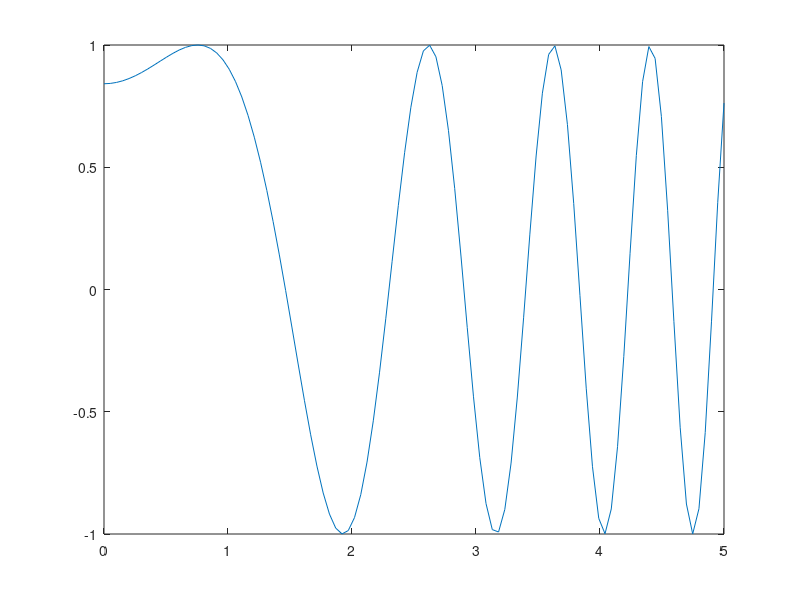

Recreate this plot in MATLAB.
%Question: Solve the integration of 0 to 2 sin(x^2+y^2)dx by
%i. Adaptive Simpson's Rule
%ii. Adaptive lobatto method

clc;
clear;

y = 1; % fixed y value as it is constant

f = @(x) sin(x.^2+y.^2);

% integration limits
a = 0;
b = 2;

% compute integrals
R1 = quad(f,a,b);
R2 = quadl(f,a,b);

% Display Results
disp('Integration Results:');
disp(R1);
disp(R2);

%Ques: double integration (0,1)(0,x)(x+y)dydx
x_min = 0;
x_max = 1;
y_min = 0;
y_max = @(x) x;

f1 = @(x,y) (x+y);

R = integral2(f1,x_min,x_max,y_min,y_max);
disp('Double Integral Result:');
disp(R);

% Graph plotting of first ques
x = linspace(0,5);
f = @(x) sin(x.^2+y.^2);
y = f(x);
plot(x,y);
